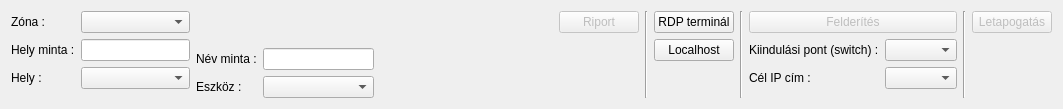
<?xml version="1.0" encoding="UTF-8"?>
<ui version="4.0">
 <class>FindByName</class>
 <widget class="QWidget" name="FindByName">
  <property name="geometry">
   <rect>
    <x>0</x>
    <y>0</y>
    <width>1063</width>
    <height>109</height>
   </rect>
  </property>
  <property name="windowTitle">
   <string>Form</string>
  </property>
  <layout class="QHBoxLayout" name="horizontalLayout">
   <item>
    <layout class="QFormLayout" name="formLayout">
     <item row="0" column="0">
      <widget class="QLabel" name="labelZone">
       <property name="text">
        <string>Zóna :</string>
       </property>
      </widget>
     </item>
     <item row="0" column="1">
      <widget class="QComboBox" name="comboBoxZone">
       <property name="editable">
        <bool>false</bool>
       </property>
      </widget>
     </item>
     <item row="1" column="0">
      <widget class="QLabel" name="labelPlacPattern">
       <property name="text">
        <string>Hely minta :</string>
       </property>
      </widget>
     </item>
     <item row="1" column="1">
      <widget class="QLineEdit" name="lineEditPlacePattern"/>
     </item>
     <item row="2" column="0">
      <widget class="QLabel" name="labelPlace">
       <property name="text">
        <string>Hely :</string>
       </property>
      </widget>
     </item>
     <item row="2" column="1">
      <widget class="QComboBox" name="comboBoxPlace"/>
     </item>
    </layout>
   </item>
   <item>
    <layout class="QFormLayout" name="formLayout_2">
     <item row="1" column="0">
      <widget class="QLabel" name="labelNodePattern">
       <property name="text">
        <string>Név minta :</string>
       </property>
      </widget>
     </item>
     <item row="1" column="1">
      <widget class="QLineEdit" name="lineEditNodePattern"/>
     </item>
     <item row="2" column="0">
      <widget class="QLabel" name="labelNode">
       <property name="text">
        <string>Eszköz :</string>
       </property>
      </widget>
     </item>
     <item row="2" column="1">
      <widget class="QComboBox" name="comboBoxNode">
       <property name="editable">
        <bool>false</bool>
       </property>
      </widget>
     </item>
     <item row="0" column="1">
      <spacer name="verticalSpacer">
       <property name="orientation">
        <enum>Qt::Vertical</enum>
       </property>
       <property name="sizeHint" stdset="0">
        <size>
         <width>20</width>
         <height>25</height>
        </size>
       </property>
      </spacer>
     </item>
    </layout>
   </item>
   <item>
    <spacer name="horizontalSpacer_4">
     <property name="orientation">
      <enum>Qt::Horizontal</enum>
     </property>
     <property name="sizeHint" stdset="0">
      <size>
       <width>14</width>
       <height>20</height>
      </size>
     </property>
    </spacer>
   </item>
   <item>
    <layout class="QVBoxLayout" name="verticalLayout_3">
     <property name="leftMargin">
      <number>0</number>
     </property>
     <property name="rightMargin">
      <number>0</number>
     </property>
     <item>
      <widget class="QPushButton" name="pushButtonReport">
       <property name="enabled">
        <bool>false</bool>
       </property>
       <property name="text">
        <string>Riport</string>
       </property>
       <property name="icon">
        <iconset resource="lv2g.qrc">
         <normaloff>:/icons/db_update.ico</normaloff>:/icons/db_update.ico</iconset>
       </property>
      </widget>
     </item>
     <item>
      <spacer name="verticalSpacer_2">
       <property name="orientation">
        <enum>Qt::Vertical</enum>
       </property>
       <property name="sizeType">
        <enum>QSizePolicy::Expanding</enum>
       </property>
       <property name="sizeHint" stdset="0">
        <size>
         <width>20</width>
         <height>40</height>
        </size>
       </property>
      </spacer>
     </item>
    </layout>
   </item>
   <item>
    <widget class="Line" name="line_2">
     <property name="orientation">
      <enum>Qt::Vertical</enum>
     </property>
    </widget>
   </item>
   <item>
    <layout class="QVBoxLayout" name="verticalLayout_4">
     <property name="leftMargin">
      <number>0</number>
     </property>
     <property name="rightMargin">
      <number>0</number>
     </property>
     <item>
      <widget class="QPushButton" name="pushButtonRDP">
       <property name="text">
        <string>RDP terminál</string>
       </property>
      </widget>
     </item>
     <item>
      <widget class="QPushButton" name="pushButtonLocalhost">
       <property name="text">
        <string>Localhost</string>
       </property>
       <property name="icon">
        <iconset resource="lv2g.qrc">
         <normaloff>:/icons/hwinfo.ico</normaloff>:/icons/hwinfo.ico</iconset>
       </property>
      </widget>
     </item>
     <item>
      <spacer name="verticalSpacer_3">
       <property name="orientation">
        <enum>Qt::Vertical</enum>
       </property>
       <property name="sizeType">
        <enum>QSizePolicy::Expanding</enum>
       </property>
       <property name="sizeHint" stdset="0">
        <size>
         <width>20</width>
         <height>25</height>
        </size>
       </property>
      </spacer>
     </item>
    </layout>
   </item>
   <item>
    <widget class="Line" name="line_3">
     <property name="orientation">
      <enum>Qt::Vertical</enum>
     </property>
    </widget>
   </item>
   <item>
    <layout class="QVBoxLayout" name="verticalLayout">
     <item>
      <widget class="QPushButton" name="pushButtonExplore">
       <property name="enabled">
        <bool>false</bool>
       </property>
       <property name="toolTip">
        <string>&lt;html&gt;&lt;head/&gt;&lt;body&gt;&lt;p&gt;A MAC keresése a switch címtáblák közvetlen lekérdezésével.&lt;/p&gt;&lt;p&gt;Az IP megadása is szükséges.&lt;/p&gt;&lt;p&gt;Elöszőr meg lessz pingetve a megadott ÍIP, és ha ez sikeres, akkor a kiindulási switch lekérdezésével indítva végigkérdezi a swutch-ek láncát, amíg a végpontot meg nem találja, vagy nincs találat.&lt;/p&gt;&lt;/body&gt;&lt;/html&gt;</string>
       </property>
       <property name="text">
        <string>Felderítés</string>
       </property>
       <property name="icon">
        <iconset resource="lv2g.qrc">
         <normaloff>:/icons/measure.png</normaloff>:/icons/measure.png</iconset>
       </property>
      </widget>
     </item>
     <item>
      <layout class="QFormLayout" name="formLayout_3">
       <item row="0" column="0">
        <widget class="QLabel" name="labelSw">
         <property name="text">
          <string>Kiindulási pont (switch) :</string>
         </property>
        </widget>
       </item>
       <item row="0" column="1">
        <widget class="QComboBox" name="comboBoxSw"/>
       </item>
       <item row="1" column="0">
        <widget class="QLabel" name="labelIP">
         <property name="text">
          <string>Cél IP cím :</string>
         </property>
        </widget>
       </item>
       <item row="1" column="1">
        <widget class="QComboBox" name="comboBoxIP"/>
       </item>
      </layout>
     </item>
    </layout>
   </item>
   <item>
    <widget class="Line" name="line_4">
     <property name="orientation">
      <enum>Qt::Vertical</enum>
     </property>
    </widget>
   </item>
   <item>
    <layout class="QVBoxLayout" name="verticalLayoutNMap">
     <property name="leftMargin">
      <number>0</number>
     </property>
     <property name="rightMargin">
      <number>0</number>
     </property>
     <item>
      <widget class="QPushButton" name="pushButtonNMap">
       <property name="enabled">
        <bool>false</bool>
       </property>
       <property name="toolTip">
        <string>&lt;html&gt;&lt;head/&gt;&lt;body&gt;&lt;p&gt;Egy nmap lekérdezés indítása.&lt;br/&gt;A lekérdezés eredménye egy felugró ablakban jelenik meg.&lt;/p&gt;&lt;/body&gt;&lt;/html&gt;</string>
       </property>
       <property name="text">
        <string>Letapogatás</string>
       </property>
       <property name="icon">
        <iconset resource="lv2g.qrc">
         <normaloff>:/icons/zenmap.ico</normaloff>:/icons/zenmap.ico</iconset>
       </property>
      </widget>
     </item>
     <item>
      <spacer name="verticalSpacer_4">
       <property name="orientation">
        <enum>Qt::Vertical</enum>
       </property>
       <property name="sizeType">
        <enum>QSizePolicy::Expanding</enum>
       </property>
       <property name="sizeHint" stdset="0">
        <size>
         <width>20</width>
         <height>40</height>
        </size>
       </property>
      </spacer>
     </item>
    </layout>
   </item>
  </layout>
 </widget>
 <resources>
  <include location="lv2g.qrc"/>
 </resources>
 <connections/>
</ui>
